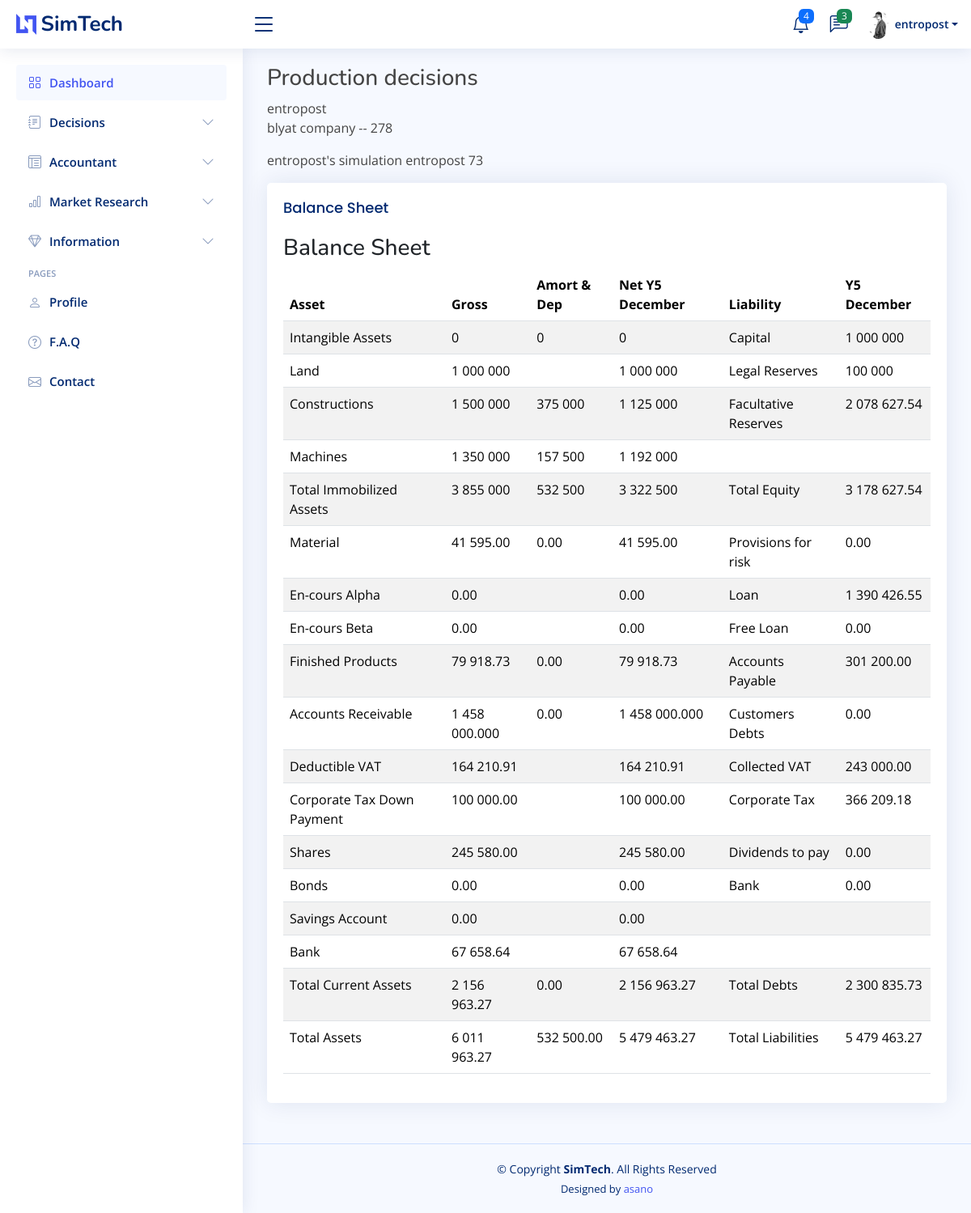
The app's page /play/session/3/accountant/balance-sheet (signed in), older data.
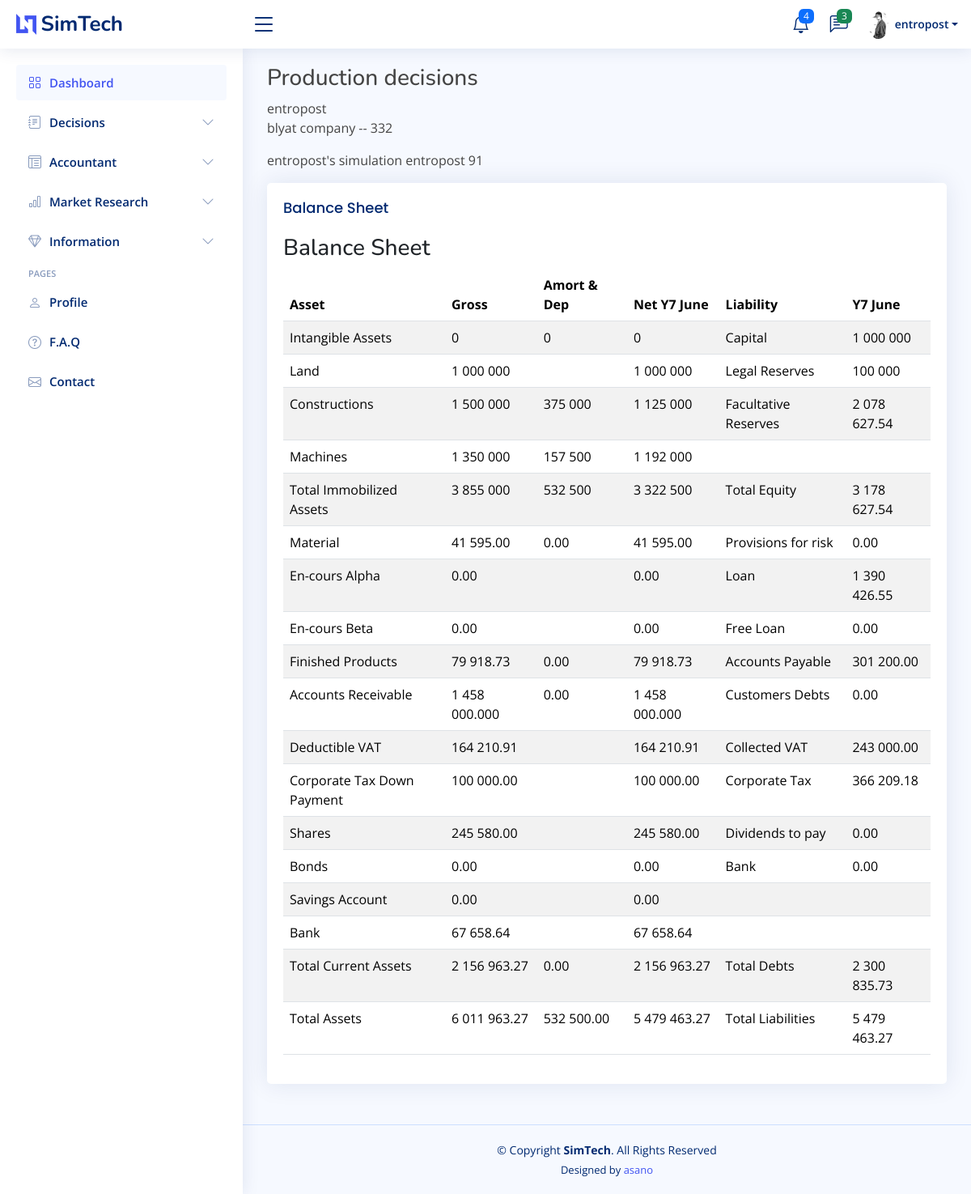
The same page, newer data.
### simGame/models.py (models this page shows)
class Company(models.Model):
    simgame = models.ForeignKey(simGame, on_delete = models.RESTRICT)
    owner = models.ForeignKey(User, on_delete = models.RESTRICT, null = True)
    month = models.IntegerField()
    name = models.CharField(max_length=100)
    priceP1 = models.DecimalField(max_digits=8, decimal_places=2, null = True, blank = True)
    priceP2 = models.DecimalField(max_digits=8, decimal_places=2, null = True, blank = True)
    priceP3 = models.DecimalField(max_digits=8, decimal_places=2, null = True, blank = True)
    pubBrand = models.DecimalField(max_digits=8, decimal_places=2, null = True, blank = True)
    pubP1 = models.DecimalField(max_digits=8, decimal_places=2, null = True, blank = True)
    pubP2 = models.DecimalField(max_digits=8, decimal_places=2, null = True, blank = True)
    pubP3 = models.DecimalField(max_digits=8, decimal_places=2, null = True, blank = True)
    payDelP1 = models.IntegerField(null = True, blank = True)
    payDelP2 = models.IntegerField(null = True, blank = True)
    payDelP3 = models.IntegerField(null = True, blank = True)
    prodOrderP1 = models.IntegerField(null = True, blank = True)
    prodOrderP2 = models.IntegerField(null = True, blank = True)
    prodOrderP3 = models.IntegerField(null = True, blank = True)
    acqMoul = models.IntegerField(null = True, blank = True)
    acqFin = models.IntegerField(null = True, blank = True)
    cesMoul = models.IntegerField(null = True, blank = True)
    cesFin = models.IntegerField(null = True, blank = True)
    newLeasingMoul = models.IntegerField(null = True, blank = True)
    newLeasingFin = models.IntegerField(null = True, blank = True)
    comWood1 = models.DecimalField(max_digits=8, decimal_places=2, null = True, blank = True)
    comWood2 = models.DecimalField(max_digits=8, decimal_places=2, null = True, blank = True)
    comWood3 = models.DecimalField(max_digits=8, decimal_places=2, null = True, blank = True)
    comPlastic1 = models.DecimalField(max_digits=8, decimal_places=2, null = True, blank = True)
    comPlastic2 = models.DecimalField(max_digits=8, decimal_places=2, null = True, blank = True)
    comPlastic3 = models.DecimalField(max_digits=8, decimal_places=2, null = True, blank = True)
    commercialRepHirings = models.IntegerField(null = True, blank = True)
    commercialRepDismissals = models.IntegerField(null = True, blank = True)
    commercialRepBaseSalary = models.DecimalField(max_digits=8, decimal_places=2, null = True, blank = True)
    commercialRepCommisions = models.DecimalField(max_digits=4, decimal_places=2, null = True, blank = True)
    productionDirHirings = models.IntegerField(null = True, blank = True)
    productionDirDismissals = models.IntegerField(null = True, blank = True)
    productionDirBaseSalary = models.DecimalField(max_digits=8, decimal_places=2, null = True, blank = True)
    productionExecHirings = models.IntegerField(null = True, blank = True)
    productionExecDismissals = models.IntegerField(null = True, blank = True)
    productionExecBaseSalary = models.DecimalField(max_digits=8, decimal_places=2, null = True, blank = True)
    productionEmpHirings = models.IntegerField(null = True, blank = True)
    productionEmpDismissals = models.IntegerField(null = True, blank = True)
    productionEmpBaseSalary = models.DecimalField(max_digits=8, decimal_places=2, null = True, blank = True)
    supplyDirHirings = models.IntegerField(null = True, blank = True)
    supplyDirDismissals = models.IntegerField(null = True, blank = True)
    supplyDirBaseSalary = models.DecimalField(max_digits=8, decimal_places=2, null = True, blank = True)
    supplyExecHirings = models.IntegerField(null = True, blank = True)
    supplyExecDismissals = models.IntegerField(null = True, blank = True)
    supplyExecBaseSalary = models.DecimalField(max_digits=8, decimal_places=2, null = True, blank = True)
    supplyEmpHirings = models.IntegerField(null = True, blank = True)
    supplyEmpDismissals = models.IntegerField(null = True, blank = True)
    supplyEmpBaseSalary = models.DecimalField(max_digits=8, decimal_places=2, null = True, blank = True)
    administrationDirHirings = models.IntegerField(null = True, blank = True)
    administrationDirDismissals = models.IntegerField(null = True, blank = True)
    administrationDirBaseSalary = models.DecimalField(max_digits=8, decimal_places=2, null = True, blank = True)
    administrationExecHirings = models.IntegerField(null = True, blank = True)
    administrationExecDimissals = models.IntegerField(null = True, blank = True)
    administrationExecBaseSalary = models.IntegerField(null = True, blank = True)
    administrationEmpHirings = models.IntegerField(null = True, blank = True)
    administrationEmpDismissals = models.IntegerField(null = True, blank = True)
    administrationEmpBaseSalary = models.DecimalField(max_digits=8, decimal_places=2, null = True, blank = True)
    savingsInvestment = models.DecimalField(max_digits=10, decimal_places=2, null = True, blank = True)
    savingsWithdrawal = models.DecimalField(max_digits=10, decimal_places=2, null = True, blank = True)
    insuranceSubscription = models.BooleanField(null = True, blank = True)
    scoreQAP1 = models.DecimalField(max_digits=5, decimal_places=2, null = True, blank = True)
    scoreQAP2 = models.DecimalField(max_digits=5, decimal_places=2, null = True, blank = True)
    scoreQAP3 = models.DecimalField(max_digits=5, decimal_places=2, null = True, blank = True)
    scoreQPP1 = models.DecimalField(max_digits=5, decimal_places=2, null = True, blank = True)
    scoreQPP2 = models.DecimalField(max_digits=5, decimal_places=2, null = True, blank = True)
    scoreQPP3 = models.DecimalField(max_digits=5, decimal_places=2, null = True, blank = True)
    scoreSatP1 = models.DecimalField(max_digits=5, decimal_places=2, null = True, blank = True)
    scoreSatP2 = models.DecimalField(max_digits=5, decimal_places=2, null = True, blank = True)
    scoreSatP3 = models.DecimalField(max_digits=5, decimal_places=2, null = True, blank = True)
    scorePubBrandP1 = models.DecimalField(max_digits=5, decimal_places=2, null = True, blank = True)
    scorePubBrandP2 = models.DecimalField(max_digits=5, decimal_places=2, null = True, blank = True)
    scorePubBrandP3 = models.DecimalField(max_digits=5, decimal_places=2, null = True, blank = True)
    scorePubP1 = models.DecimalField(max_digits=5, decimal_places=2, null = True, blank = True)
    scorePubP2 = models.DecimalField(max_digits=5, decimal_places=2, null = True, blank = True)
    scorePubP3 = models.DecimalField(max_digits=5, decimal_places=2, null = True, blank = True)
    scorePayDelP1 = models.DecimalField(max_digits=5, decimal_places=2, null = True, blank = True)
    scorePayDelP2 = models.DecimalField(max_digits=5, decimal_places=2, null = True, blank = True)
    scorePayDelP3 = models.DecimalField(max_digits=5, decimal_places=2, null = True, blank = True)
    scoreSellingForceP1 = models.DecimalField(max_digits=5, decimal_places=2, null = True, blank = True)
    scoreSellingForceP2 = models.DecimalField(max_digits=5, decimal_places=2, null = True, blank = True)
    scoreSellingForceP3 = models.DecimalField(max_digits=5, decimal_places=2, null = True, blank = True)
    salesP1 = models.IntegerField(null = True, blank = True)
    salesP2 = models.IntegerField(null = True, blank = True)
    salesP3 =  models.IntegerField(null = True, blank = True)
    salesGlob = models.IntegerField(null = True, blank = True)
    revenueP1 = models.DecimalField(max_digits=12, decimal_places=2, null = True, blank = True)
    revenueP2 = models.DecimalField(max_digits=12, decimal_places=2, null = True, blank = True)
    revenueP3 = models.DecimalField(max_digits=12, decimal_places=2, null = True, blank = True)
    revenueGlob = models.DecimalField(max_digits=12, decimal_places=2, null = True, blank = True)
    decisionsSaved = models.BooleanField(default=False)
    is_simulated = models.BooleanField(default=False)
    created_at = models.DateTimeField(auto_now_add=True)
    updated_at = models.DateTimeField(auto_now=True)
    revenueVariations = models.DecimalField(max_digits=5, decimal_places=2, null=True, blank=True)
    salesVariations = models.DecimalField(max_digits=5, decimal_places=2, null=True, blank=True)
    marketPartP1 = models.DecimalField(max_digits=5, decimal_places=2, null=True, blank=True)
    marketPartP2 = models.DecimalField(max_digits=5, decimal_places=2, null=True, blank=True)
    marketPartP3 = models.DecimalField(max_digits=5, decimal_places=2, null=True, blank=True)
    marketPartGlob = models.DecimalField(max_digits=5, decimal_places=2, null=True, blank=True)
    marketPartVar = models.DecimalField(max_digits=5, decimal_places=2, null=True, blank=True)
    intangibleAssets = models.DecimalField(max_digits=12, decimal_places=2, null=True, blank=True)
    land = models.DecimalField(max_digits=12, decimal_places=2, null=True, blank=True)
    constructions = models.DecimalField(max_digits=12, decimal_places=2, null=True, blank=True)
    machines = models.DecimalField(max_digits=12, decimal_places=2, null=True, blank=True)
    rawMaterials = models.DecimalField(max_digits=12, decimal_places=2, null=True, blank=True)
    finishedProducts = models.DecimalField(max_digits=12, decimal_places=2, null=True, blank=True)
    accountsReceivable = models.DecimalField(max_digits=12, decimal_places=2, null=True, blank=True)
    defferedTaxAssets = models.DecimalField(max_digits=12, decimal_places=2, null=True, blank=True)
    taxDeposit = models.DecimalField(max_digits=12, decimal_places=2, null=True, blank=True)
    savingsAccount = models.DecimalField(max_digits=12, decimal_places=2, null=True, blank=True)
    cash = models.DecimalField(max_digits=12, decimal_places=2, null=True, blank=True)
    capital = models.DecimalField(max_digits=12, decimal_places=2, null=True, blank=True)
    legalReserves = models.DecimalField(max_digits=12, decimal_places=2, null=True, blank=True)
    optionalReserves = models.DecimalField(max_digits=12, decimal_places=2, null=True, blank=True)
    retainedEarnings = models.DecimalField(max_digits=12, decimal_places=2, null=True, blank=True)
    riskProvisons = models.DecimalField(max_digits=12, decimal_places=2, null=True, blank=True)
    loans = models.DecimalField(max_digits=12, decimal_places=2, null=True, blank=True)
    accountsPayable = models.DecimalField(max_digits=12, decimal_places=2, null=True, blank=True)
    defferedTaxLiabilities = models.DecimalField(max_digits=12, decimal_places=2, null=True, blank=True)
    incomeTaxLiabilities = models.DecimalField(max_digits=12, decimal_places=2, null=True, blank=True)
    otherLiabilities = models.DecimalField(max_digits=12, decimal_places=2, null=True, blank=True)

class simGame(models.Model):
    name = models.CharField(max_length=100)
    host = models.ForeignKey(User, on_delete = models.RESTRICT, null = True)
    status = models.CharField(max_length=10)
    scenario = models.CharField(max_length=15)
    month = models.IntegerField(null = True)
    maxCompanies = models.IntegerField(null = True)
    duration = models.IntegerField(null = True)
    created_at = models.DateTimeField(auto_now_add=True)
    updated_at = models.DateTimeField(auto_now=True)

### simGame/views.py (the view)
# urls.py: path("play/session/<int:pk>/accountant/balance-sheet", views.balanceSheet, name = 'balance-sheet'),
def balanceSheet(request, pk):
    user = request.user
    game = simGame.objects.get(pk=pk)
    company = Company.objects.filter(simgame=game, owner=user, month=game.month)[0]
    candidates = Company.objects.filter(simgame=game)
    flag = request.user not in [candidate.owner for candidate in candidates]
    timestamp = monthToString(game.month - 1)
    context = {'user':user, 'game':game, 'company':company, 'timestamp':timestamp}
    return render(request, 'balance-sheet.html', context)

### simGame/views.py (called while the page is built)
def monthToString(month):
    months = ['December', 'January', 'February', 'March', 'April', 'May', 'June', 'July', 'August', 'September', 'October', 'November', 'December']
    return 'Y' + str((month - 1)//12) + ' ' + months[month % 12]

### simGame/templates/balance-sheet.html (shortened to what the changed rows need)
{% extends 'index.html' %}
{% block content %}
<main id="main" class="main">
    <h3>Production decisions</h3>
    {{user.username}}
    <p>{{company.name}} -- {{company.id}}</p>
    <p>{{game.name}} {{game.host}} {{game.month}}</p>
    <div>
        <div class="col-lg-12">
            <div class="card">
              <div class="card-body">
            <table class="table table-striped">
                <thead>
                  <tr >
                    <th  scope="col">Asset</th>
                    <th scope="col">Gross</th>
                    <th scope="col">Amort & Dep</th>
                    <th scope="col">Net {{timestamp}} </th>
                    <th scope="col">Liability</th>
                    <th scope="col">{{timestamp}}</th>
                  </tr>
                </thead>
            </table>
            </div>
        </div>
        </div>
    </div>
    </main>
{% endblock content %}

Row changes from the older to the newer data that the page shows:
no longer on this page (row edited): Company: name "blyat company", id "278"
added Company: name "blyat company", id "332"
changed simGame "entropost's simulation": month "73" → "91"
Text that changed along with them:
{{ timestamp }}: "Y5 December" → "Y7 June"
